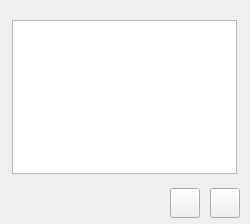
<?xml version="1.0" encoding="UTF-8"?>
<ui version="4.0">
 <class>Edit_page</class>
 <widget class="QWidget" name="Edit_page">
  <property name="geometry">
   <rect>
    <x>0</x>
    <y>0</y>
    <width>250</width>
    <height>224</height>
   </rect>
  </property>
  <property name="windowTitle">
   <string>Form</string>
  </property>
  <property name="styleSheet">
   <string notr="true"/>
  </property>
  <widget class="QWidget" name="widget_2" native="true">
   <property name="geometry">
    <rect>
     <x>0</x>
     <y>8</y>
     <width>250</width>
     <height>216</height>
    </rect>
   </property>
   <property name="styleSheet">
    <string notr="true"/>
   </property>
   <widget class="QPushButton" name="color_btn">
    <property name="geometry">
     <rect>
      <x>170</x>
      <y>180</y>
      <width>30</width>
      <height>30</height>
     </rect>
    </property>
    <property name="styleSheet">
     <string notr="true"/>
    </property>
    <property name="text">
     <string/>
    </property>
   </widget>
   <widget class="QPushButton" name="chang_btn">
    <property name="geometry">
     <rect>
      <x>210</x>
      <y>180</y>
      <width>30</width>
      <height>30</height>
     </rect>
    </property>
    <property name="styleSheet">
     <string notr="true"/>
    </property>
    <property name="text">
     <string/>
    </property>
   </widget>
   <widget class="QTextEdit" name="textEdit">
    <property name="geometry">
     <rect>
      <x>12</x>
      <y>12</y>
      <width>225</width>
      <height>154</height>
     </rect>
    </property>
    <property name="styleSheet">
     <string notr="true"/>
    </property>
   </widget>
  </widget>
 </widget>
 <resources/>
 <connections/>
</ui>
